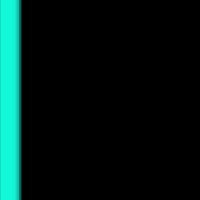
Frame 1 (no input)
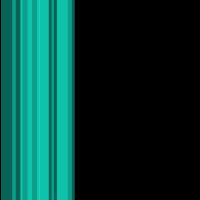
Frame 60 (the mouse pressed at the canvas centre just before this capture)
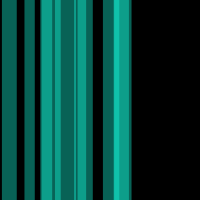
Frame 120 (the mouse held since frame 60 and released just before this capture)

The Processing sketch that drew these frames (run headless with seeded random() and noise(); from frame 60 on, the mouse is pressed at the canvas centre):

// Processing sketch: processing_140165
// ── processing_140165.pde

//an array of stripes 
Stripe[] stripes = new Stripe[10];

void setup(){
  size(200,200);
  //initialize all "stripes"
  for (int i =0; i<stripes.length ; i++){
    stripes[i] = new Stripe();
  }
}

void draw(){
  background(0);
  //move and display all "stripes"
  for (int i = 0;  i <stripes.length ; i++){
    //check if mouse is over the Stripe
    stripes[i].rollover(mouseX,mouseY);
    //passing the mouse coordinates into and object
    stripes[i].move();
    stripes[i].display();
  }
}

class Stripe {
  float x;//horizontal location of stipe
  float speed;//speed of stripe
  float w;//width of stripe
  boolean mouse;//boolean variable keeps track of the object's states
  
  Stripe(){
    //define the data 
    x=0;
    speed=random(1);//all stripes start at 0
    w=random(10,30);//all stripes have a random positive speed
    mouse = false;
    
    
  }
  //Draw stripe 
  void display(){
    if(mouse){
      //boolean variable determines stripe color 
      fill(200,20,20);
    }else{
      fill(20,250,220,100);
    }
    noStroke();
    rect(x,0,w,height);
  }
  //move stripe
  void move(){
    x+=speed;
    if(x>width+20) x=-20;
  }
  //check if point is inside of stripe
  void rollover(int mx, int my){
    //left edge is x, right edge is x+w
    if(mx>x&&mx<x+w){
      mouse = true;
    }else{
      mouse = false;
    }
  }
  
}

  
   
